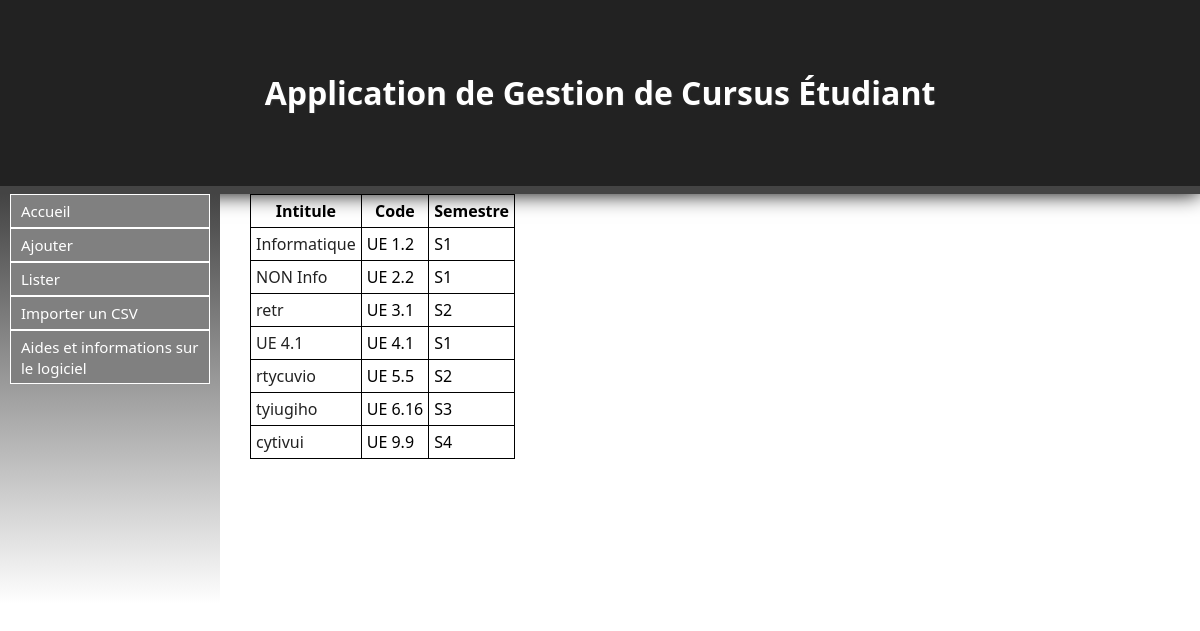
The app's page /UE/listerUE, older data.
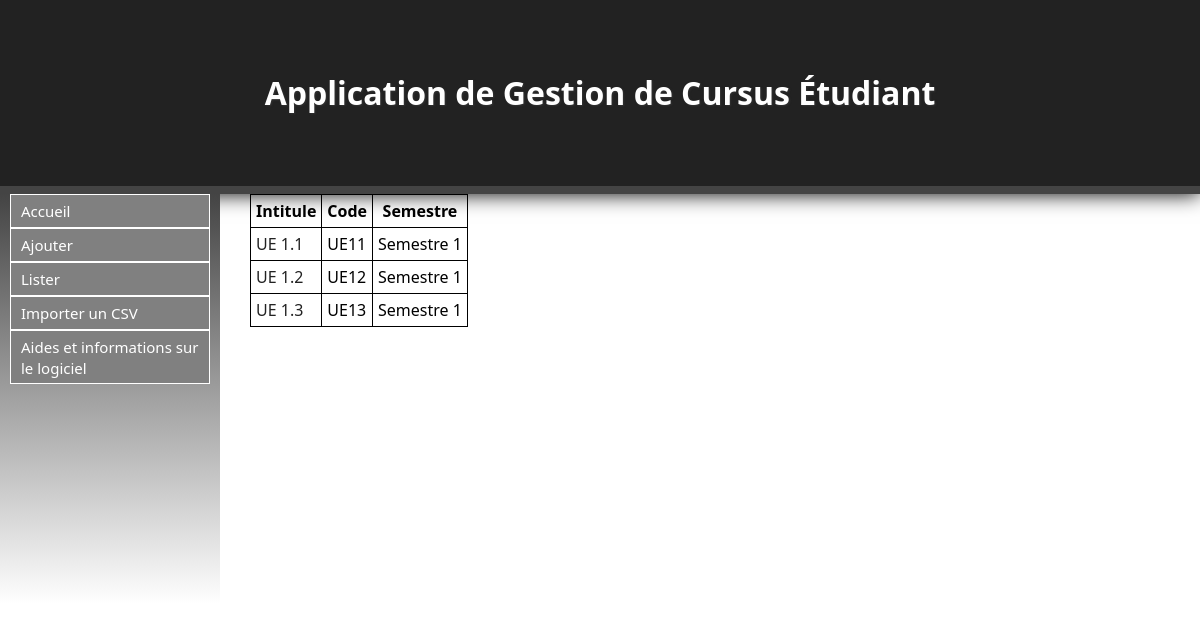
The same page, newer data.
### UE/models.py (models this page shows, shortened)
class UniteE(models.Model):
	intitule = models.CharField(max_length=30,null=False)
	code = models.CharField(max_length=30,null=False)
	semestre = models.ForeignKey(Semestre, null=True)

### Semestre/models.py (models this page shows)
class Semestre(models.Model):
	code = models.CharField(max_length=30,null=False)
	diplome = models.ForeignKey(Diplome, null=True)
	def __str__(self):
		return self.code

### UE/views.py (the view)
def listerUE(request):
	ues = UniteE.objects.all()
	return render(request, 'contenu_html/listerUE.html',{'ues': ues})

### UE/templates/contenu_html/listerUE.html (shortened to what this page needs)
{% extends "base.html" %}
{% block content %}
{% if not ues %}
	<p>Pas d'unité d'enseignement</p>
{% else %}
	<table style="border:1px solid black; border-collapse : collapse;">
	<tr>
		<th style="border:1px solid black;">Intitule</th>
		<th style="border:1px solid black;">Code</th>
		<th style="border:1px solid black;">Semestre</th>
	</tr>
{% endif %}
{% for ue in ues %}
	<tr>
		<td style="border:1px solid black;"><a href="detailUE/{{ ue.id }}">{{ ue.intitule }}</a></td>
		<td style="border:1px solid black;">{{ ue.code }}</td>
		<td style="border:1px solid black;">{{ ue.semestre }}</td>
	</tr>
{% endfor %}
</table>
{% endblock %}

Row changes from the older to the newer data that the page shows:
removed UniteE: intitule "Informatique", code "UE 1.2", semestre "S1"
removed UniteE: intitule "NON Info", code "UE 2.2", semestre "S1"
removed UniteE: intitule "retr", code "UE 3.1", semestre "S2"
removed UniteE: intitule "UE 4.1", code "UE 4.1", semestre "S1"
removed UniteE: intitule "rtycuvio", code "UE 5.5", semestre "S2"
removed UniteE: intitule "tyiugiho", code "UE 6.16", semestre "S3"
removed UniteE: intitule "cytivui", code "UE 9.9", semestre "S4"
added UniteE: intitule "UE 1.1", code "UE11", semestre "Semestre 1"
added UniteE: intitule "UE 1.2", code "UE12", semestre "Semestre 1"
added UniteE: intitule "UE 1.3", code "UE13", semestre "Semestre 1"
